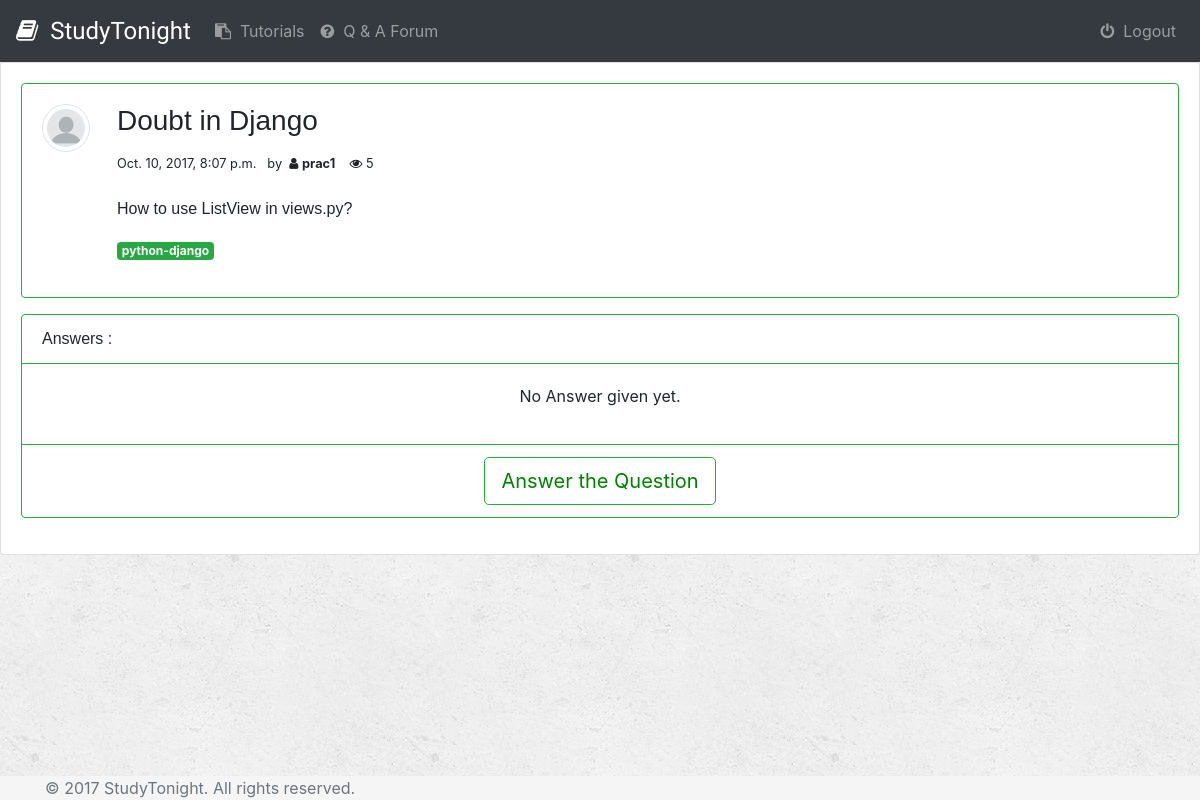
Screenshot of /forum/2/ (signed in) with the database file from the repository.
### forum/models.py (models this page shows, shortened)
class Question(models.Model):
	user = models.ForeignKey(User, default=1)
	title = models.CharField(max_length=250)
	topic = models.CharField(max_length=100)
	upload_time = models.DateTimeField()
	question_content = models.TextField()
	number_of_views = models.IntegerField(default=0)

### forum/views.py (the view)
# urls.py: url(r'^forum/(?P<question_id>\d+)/$', views.question_detail , name='question_detail' ),
def question_detail(request, question_id):
	if not request.user.is_authenticated():
		return render(request, 'accounts/login.html')
	try:
		question = Question.objects.get(pk=question_id)
		question.number_of_views = question.number_of_views + 1
		question.save()
	except Question.DoesNotExist:
		raise Http404("Question Does Not Exist in the database.")
	return render(request, 'forum/question.html', {'question' : question})

### forum/templates/forum/question.html (shortened to what this page needs)
{% extends 'forum/base.html' %}
{% block body %}
	<div class="card" id = "forum_list">
		<div class="card-body" >
			<div class="card border-success mb-3" >
				<div class="card-body">
					<div class="float-left">
						{% load staticfiles %}
						<img src="{% static 'forum/images/default-profile.png' %}"  class="rounded-circle img-thumbnail">
					</div>
					<div style="margin-left:75px;">
					<h3 class="varela card-title" style='font-family: "Comic Sans MS", cursive, sans-serif;'>{{question.title}}</h3>
					<p class="varela darkest-grey">
						<small>
							<span class="dark-grey">{{question.upload_time}}</span>&nbsp;&nbsp;&nbsp;by&nbsp;
	  						<span>
	  							<i class="fa fa-user" aria-hidden="true"></i>
	  							<label>
	  								<strong>{{question.user}}</strong>
	  							</label>&nbsp;&nbsp;&nbsp;
	  						</span>
	  						<span>
	  							<i class="fa fa-eye" aria-hidden="true"></i>
	  							{{question.number_of_views}}
	  						</span>
						</small>
					</p>
					<div style="font-family:Tahoma, Geneva, sans-serif">
						{{question.question_content|safe|linebreaks}}
					</div>
					<p><span class="badge badge-success">{{question.topic}}</span></p>
					</div>
				</div>
			</div>
			<div class="card border-success mb-3">
			  <div class="card-header bg-transparent border-success" style='font-family: "Comic Sans MS", cursive, sans-serif;'>Answers :</div>
			  <div class="card-body">
			  	{% if question.answer_set.all %}
				  	{% for answer in question.answer_set.all %}
									{% load staticfiles %}
					{% endfor %}
				{% else %}
					<p align="center">No Answer given yet.</p>
				{% endif %}
			  </div>
			  <div class="card-footer bg-transparent border-success ">
			  	<div class="row justify-content-md-center">
			  		<a href="answer/" class="btn btn-outline-success btn-lg" role="button" aria-pressed="true">Answer the Question</a>
			  	</div>
			  </div>
			</div>
		</div>
	</div>
{% endblock %}

### forum/static/forum/style.css (style rules this page uses)
body { background: white url('images/background.png'); }
.rounded-circle { max-width: 48px; height: auto; }
#forum_list a { color: green; }

### rows the page displays
Question: title "Doubt in Django", upload_time "Oct. 10, 2017, 8:07 p.m.", user "prac1", number_of_views "5", question_content "How to use ListView in views.py?", topic "python-django"
